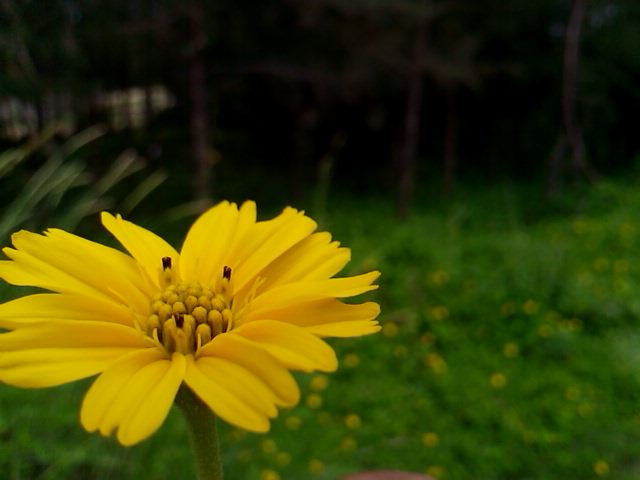
#> input picture flower.jpg, 640 x 480 px
$ python threshold.py   (older library calls are emulated)
#> lines starting #> are read from the running program, lines starting #| are printed output that depends on the picture; after the words box and inside, x2 and y2 are one past the last pixel; in counts of white or black regions, pixels touching at a corner belong together
#> further down, image is the input picture: shape (480, 640, 3); mean R, G, B 61.7, 64.9, 5.4
### grayscale.py
# -*- coding: utf-8 -*-
"""

Simple Program to Convert a RGB Image to GreyScale

Created on Tue Apr 29 15:24:43 2014

@author: samarth (samarth.bhargav92@gmail.com)
referred:
    http://www.had2know.com/technology/rgb-to-gray-scale-converter.html
    http://en.wikipedia.org/wiki/Grayscale

"""

from scipy import misc
import numpy as np

import matplotlib.pyplot as plt
import matplotlib.cm as cm


def convertToGreyScale(image, method="weighted"):

#> called with method = 'weighted'
    def getWeightedAvg(pixel):
        return 0.299*pixel[0] + 0.587*pixel[1] + 0.114*pixel[2]

    grey = np.zeros(image.shape[0:-1])
    for rownum in range(len(image)):
        for colnum in range(len(image[rownum])):
            if method == "average":
                grey[rownum][colnum] = np.average(image[rownum][colnum])
            elif method == "weighted":
                grey[rownum][colnum] = getWeightedAvg(image[rownum][colnum])
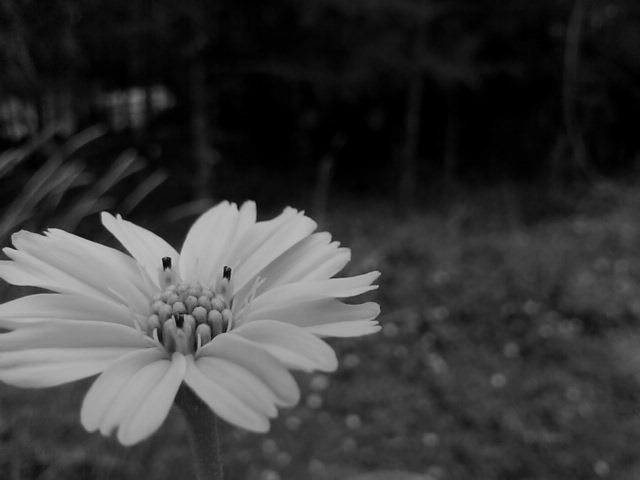
#> grey: shape (480, 640) float64; min 0, max 201.7, mean 57.1

    return grey

# [25 lines that do not run on import are left out]

### measure.py
# -*- coding: utf-8 -*-
"""
Created on Tue Apr 29 16:48:21 2014

@author: samarth
"""

import numpy as np

def getHistGray(image):
    assert len(image.shape) == 2, "Must be grayscale image"
    hist = np.zeros(255)
    for row in image:
        for col in row:
            hist[int(col)] += 1
#> after the loop, hist = 255 values, max 13296 at index 0, min 0 at index 202, mean 1204.7
    return hist

# [7 lines that do not run on import are left out]

### threshold.py
# -*- coding: utf-8 -*-
"""
Created on Tue Apr 29 16:37:20 2014

@author: samarth
"""

import numpy as np
from scipy import misc
import grayscale as gs
import matplotlib.pyplot as plt
import matplotlib.cm as cm

def threshold(image, threshold):
    assert len(image.shape) == 2, "Must be grayscale image"
    thresh = np.zeros(image.shape)
    for rownum in range(len(image)):
        for colnum in range(len(image[rownum])):
            if image[rownum][colnum] > threshold:
                thresh[rownum][colnum] = 0
            else:
                thresh[rownum][colnum] = 255
    return thresh


def otsu(image):
    assert len(image.shape) == 2, "Must be grayscale image"
    th = _getOtsuThreshold(image)
    return threshold(image, th)


def _getOtsuThreshold(image):
    import measure as m
    s = 0;
    histogram = m.getHistGray(image)
#> histogram has the same summary as hist in getHistGray
    for i in range(len(histogram)):
        s += i * histogram[i]
#> this loop made 255 passes
#> s on passes 1 to 3: 0, 3491, 17095
#> after the loop, s = 17413749
    sumB = 0
    wB = 0
    wF = 0
    mB = None
    mF = None
    m = 0.0
    between = 0.0
    threshold1 = 0.0
    threshold2 = 0.0
    total = len(image.ravel())
#> total = 307200
    for i in range(len(histogram)):
        wB += histogram[i]
        if wB == 0:
            continue;
        wF = total - wB
        if (wF == 0):
            break
        sumB += i * histogram[i]
        mB = sumB / wB
        mF = (s - sumB) / wF
        between = wB * wF * ((mB - mF) ** 2)
        if between >= m :
            threshold1 = i
            if between > m :
                threshold2 = i
            m = between
#> this loop made 202 passes
#> (wB, wF, sumB, mB, mF, m) on passes 1 to 12: (13296, 293904, 0, 0, 59.25, 1.37e+13), (16787, 290413, 3491, 0.208, 59.95, 1.74e+13), (23589, 283611, 17095, 0.725, 61.34, 2.46e+13), (29079, 278121, 33565, 1.15, 62.49, 3.04e+13), (34541, 272659, 55413, 1.6, 63.66, 3.63e+13), (40155, 267045, 83483, 2.08, 64.9, 4.23e+13), (45355, 261845, 114683, 2.53, 66.07, 4.79e+13), (51210, 255990, 155668, 3.04, 67.42, 5.43e+13), (56459, 250741, 197660, 3.5, 68.66, 6.01e+13), (61571, 245629, 243668, 3.96, 69.9, 6.58e+13), (66734, 240466, 295298, 4.43, 71.19, 7.15e+13), (71716, 235484, 350100, 4.88, 72.46, 7.71e+13)
#> (wB, wF, sumB, mB, mF, between) on pass 71: (235418, 71782, 7161683, 30.42, 142.8, 2.13e+14)
    return ( threshold1 + threshold2 ) / 2.0;

if __name__ == "__main__":

    image = misc.imread('flower.jpg')
    grey = gs.convertToGreyScale(image)
    thresh = otsu(grey)
#> after the loop in threshold, `for rownum in range(len(image)):`:
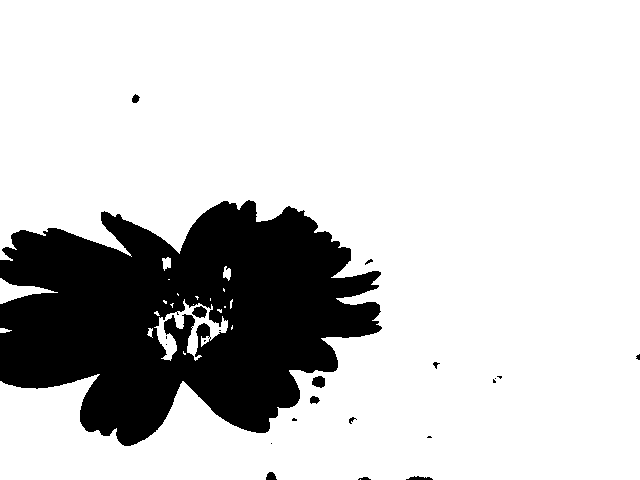
#> thresh: shape (480, 640) float64; 80.1% white; 22 black regions (11 under 20 px), largest, box (x1, y1, x2, y2) and area: (0, 200, 382, 446) 60453, (192, 306, 207, 318) 124, (312, 376, 325, 388) 121
    plt.imshow(thresh, cmap = cm.Greys_r)
    plt.show()
